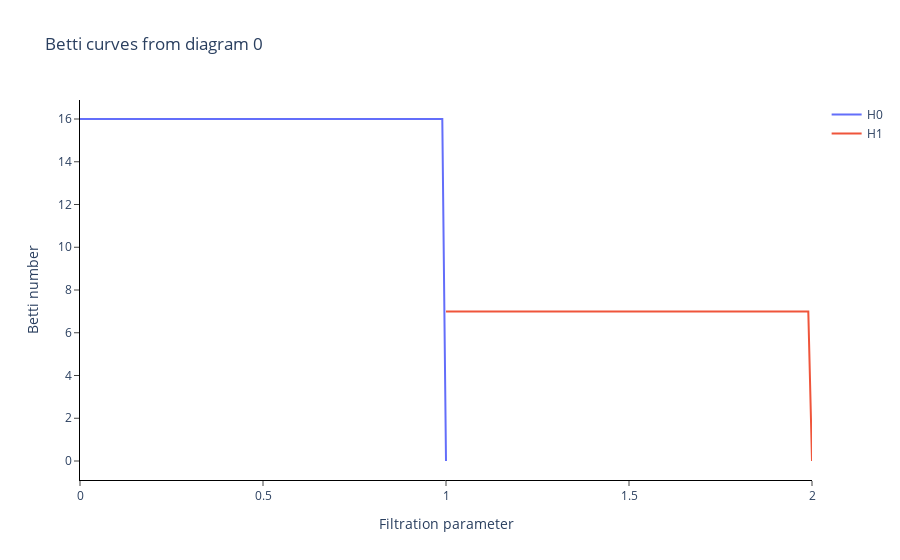

Notebook source saved alongside this figure:
### Code cell
plot_graph(adj_td_graph[450], labels[450])
